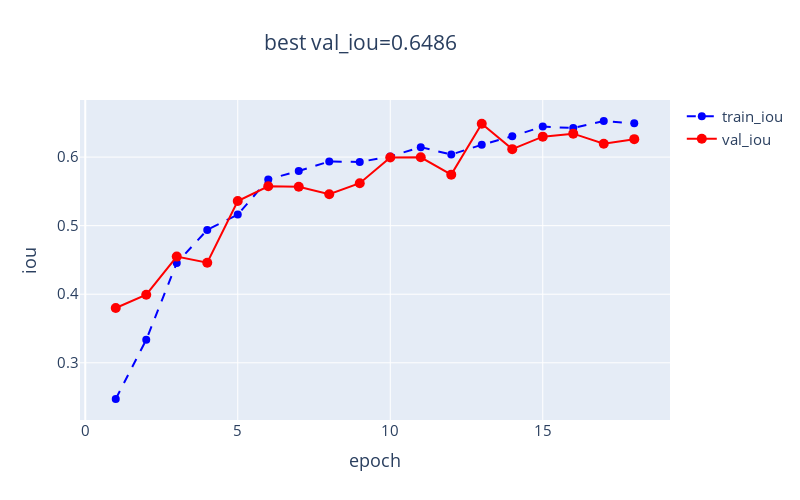

Write notebook code for a chart like this one.
### Code cell
plot_metric(dfhistory,'iou')

### Figure 1 — Plotly figure (JSON) as saved in the notebook; plotly's stock layout.template omitted (floating-point values rounded to 4 significant figures)
{"data": [{"line": {"color": "blue", "dash": "dash", "width": 2}, "marker": {"color": "blue", "size": 8}, "mode": "lines+markers", "name": "train_iou", "type": "scatter", "x": [1, 2, 3, 4, 5, 6, 7, 8, 9, 10, 11, 12, 13, 14, 15, 16, 17, 18], "y": [0.2472, 0.3337, 0.4457, 0.4938, 0.5161, 0.5675, 0.5798, 0.5936, 0.5929, 0.601, 0.6145, 0.6036, 0.6179, 0.6304, 0.6444, 0.6423, 0.6526, 0.6492]}, {"line": {"color": "red", "dash": "solid", "width": 2}, "marker": {"color": "red", "size": 10}, "mode": "lines+markers", "name": "val_iou", "type": "scatter", "x": [1, 2, 3, 4, 5, 6, 7, 8, 9, 10, 11, 12, 13, 14, 15, 16, 17, 18], "y": [0.3799, 0.3994, 0.4549, 0.446, 0.5359, 0.5574, 0.5568, 0.5458, 0.5619, 0.5994, 0.5997, 0.5744, 0.6486, 0.6116, 0.6298, 0.6342, 0.6195, 0.6262]}], "layout": {"font": {"size": 15}, "height": 500, "title": {"text": "best val_iou=0.6486", "x": 0.45}, "width": 800, "xaxis": {"autorange": true, "range": [-0.1745, 19.17], "title": {"text": "epoch"}, "type": "linear"}, "yaxis": {"autorange": true, "range": [0.2166, 0.6833], "title": {"text": "iou"}, "type": "linear"}}}
